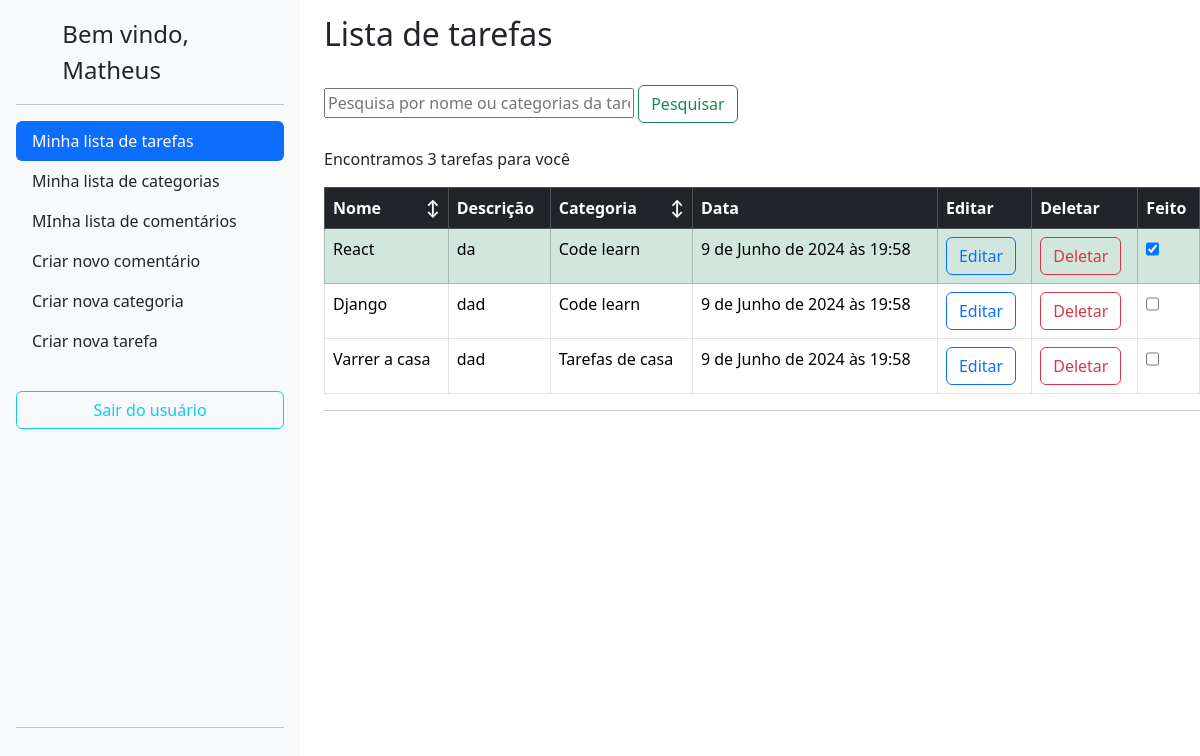
The app's page / (signed in) with its own data.
### lizetest/accounts/models.py (models this page shows, shortened)
class User(AbstractBaseUser, PermissionsMixin):
	username = models.CharField(
		_('username'),
		max_length=150,
		unique=True,
		help_text=('150 caracteres ou menos. Letras, números e @/./+/-/_ apenas.'),
		error_messages={
			'unique': _("A user with that username already exists."),
		},
		null=True,
		blank=True
	)
	name = models.CharField(_('name'), max_length=100, blank=True)
	email = models.EmailField(_('email address'), unique=True)
	is_staff = models.BooleanField(
		_('staff status'),
		default=False,
		help_text=_('Designates whether the user can log into this admin site.'),
	)
	is_active = models.BooleanField(
		_('active'),
		default=True,
		help_text=_(
			'Designates whether this user should be treated as active. '
			'Unselect this instead of deleting accounts.'
		),
	)
	filtro = models.CharField(max_length=50,default='created_at')
	objects = UserManager()
	EMAIL_FIELD = 'email'
	USERNAME_FIELD = 'username'
	REQUIRED_FIELDS = ['email']
	class Meta:
		verbose_name = 'usuário'
		verbose_name_plural = 'usuários'

### lizetest/todo/models.py (models this page shows, shortened)
class Task(BaseModel):
    title = models.CharField(max_length=255)
    description = models.TextField()
    category = models.ForeignKey(Category, on_delete=models.CASCADE)
    completion_date = models.DateTimeField(null=True, blank=True)
    completed = models.BooleanField(default=False)
    author = models.ForeignKey(User,on_delete=models.CASCADE,blank=True)

### lizetest/category/models.py (models this page shows)
class Category(BaseModel):
    name = models.CharField(max_length=255)
    author = models.ForeignKey(User,on_delete=models.CASCADE,blank=True)
    def __str__(self):
        return self.name

### lizetest/todo/views.py (the view)
# urls.py: path('', TaskListView.as_view(), name='task_list'),
class TaskListView(ListView,BaseViews):
    model = Task
    template_name = 'task_list.html'
    context_object_name = 'tasks'
    def get_queryset(self):
        queryset = Task.objects.filter(author=self.request.user)
        query = self.request.GET.get('query_task')
        if query:
            queryset = queryset.filter(
                Q(title__icontains=query) |
                Q(category__name__icontains=query)
            )
        return queryset
    def get_context_data(self, **kwargs):
        context = super().get_context_data(**kwargs)
        context['number_tasks'] = self.get_queryset().count()
        context['user'] = self.request.user.username
        query = self.request.GET.get('query_task')
        if query:
            context['teste'] = Task.objects.filter(author=self.request.user.id).filter(
                Q(title__icontains=query) |
                Q(category__name__icontains=query)
            )
            return context
        if self.request.user.filtro == "created_at":
            context['teste'] = Task.objects.filter(author=self.request.user.id).all().order_by('-created_at')
            return context
        else:
            context['teste'] = Task.objects.filter(author=self.request.user.id).all().order_by(self.request.user.filtro)
            return context

### lizetest/core/models.py (called while the page is built)
    def dispatch(self, request, *args, **kwargs):
        if not request.user.is_authenticated:
            return redirect('accounts:login')
        return super().dispatch(request, *args, **kwargs)

### lizetest/todo/templates/task_list.html (shortened to what this page needs)
{% extends 'base.html' %}
  {% block content %}
  <div class="row">
    <div class="col-auto">
      {% include 'sidebar.html' %}
    </div>
    <div class="col">
      <h2 style="padding-top: 15px;">Lista de tarefas</h2><br>
      <form method="GET" action="{% url 'todo:task_list' %}">
        <input type="text" name="query_task" placeholder="Pesquisa por nome ou categorias da tarefa"
          style="width: 100%;max-width: 310px;">
        <button type="submit" class="btn btn-outline-success">Pesquisar</button>
      </form><br>
      <p>Encontramos {{number_tasks}} tarefas para você</p>
      <table class="table table-bordered">
        <thead>
          <tr class="table-dark">
            <th onclick="alterfilter(this)" class="filter-header" data-field="title" scope="col">Nome<span style="float: right;">↕</span>
            </th>
            <th scope="col">Descrição</th>
            <th scope="col" onclick="alterfilter(this)" class="filter-header" data-field="category">Categoria<span style="float: right;">↕</span></th>
            <th scope="col">Data</th>
            <th scope="col">Editar</th>
            <th scope="col">Deletar</th>
            <th scope="col">Feito</th>
          </tr>
        </thead>
        <tbody>
          {% for task in teste %}
          <tr class="{% if task.completed %}table-success{% endif %}">
            <td> {{task.title}}</td>
            <td>{{task.description}}</td>
            <td>{{task.category}}</td>
            <td>{{task.created_at}}</td>
            <td>
              <a href="{% url 'todo:task_edit' pk=task.pk %}">
                <button type="button" class="btn btn-outline-primary btn-delete">Editar</button>
              </a>
            </td>
            <td>
              <a>
                <button type="button" class="btn btn-outline-danger btn-delete" data-task-id="{{ task.pk }}" data-task-name="{{task.title}}" is-completed="{% if task.completed %}true{% else %}false{% endif %}"
                >Deletar</button>
              </a>
            </td>
            <td>
              <input data-task-id="{{ task.pk }}" class="form-check" type="checkbox" id="flexSwitchCheckChecked"  {% if task.completed %}checked{% endif %}>
            </td>
          </tr>
          {% endfor %}
        </tbody>
      </table>
      <hr>
    </div>
  </div>
{% endblock %}

### lizetest/core/templates/sidebar.html (shortened to what this page needs)
<div class="d-flex flex-column flex-shrink-0 p-3 bg-light" style="width:300px; height: 95vh;">
    <a href="/" class="d-flex align-items-center mb-3 mb-md-0 me-md-auto link-dark text-decoration-none">
        <svg class="bi me-2" width="40" height="32">
            <use xlink:href="#bootstrap" />
        </svg>
        <span class="fs-4">Bem vindo, {{user}}</span>
    </a>
    <hr>
    <ul class="nav nav-pills flex-column mb-auto">
        <li class="nav-item">
            <a href="{% url 'todo:task_list' %}"
                class="nav-link {% if request.resolver_match.url_name == 'task_list' %}active{% else %}link-dark{% endif %}"
                aria-current="page">
                Minha lista de tarefas
            </a>
        </li>
        <li>
            <a href="{% url 'category:category_list' %}"
                class="nav-link {% if request.resolver_match.url_name == 'category_list' %}active{% else %}link-dark{% endif %}">
                Minha lista de categorias
            </a>
        </li>
        <li>
            <a href="{% url 'comments:comments_list' %}"
                class="nav-link {% if request.resolver_match.url_name == 'comments_list' %}active{% else %}link-dark{% endif %}">
                MInha lista de comentários
            </a>
        </li>
        <li>
            <a href="{% url 'comments:comments_create' %}" class="nav-link link-dark">
                Criar novo comentário
            </a>
        </li>
        <li>
            <a href="{% url 'category:category_create' %}" class="nav-link link-dark">
                Criar nova categoria
            </a>
        </li>
        <li style="padding-bottom: 30px;">
            <a href="{% url 'todo:task_create' %}" class="nav-link link-dark">
                Criar nova tarefa
            </a>
        </li>
        <button type="button" class="btn btn-outline-info" id="btn-signout"> Sair do usuário  </button>
    </ul>
    <hr>
</div>

### records on screen
User: username "Matheus"
Task: title "React", description "da", category "Code learn", created_at "9 de Junho de 2024 às 19:58", completed "☑"
Task: title "Django", description "dad", category "Code learn", created_at "9 de Junho de 2024 às 19:58"
Task: title "Varrer a casa", description "dad", category "Tarefas de casa", created_at "9 de Junho de 2024 às 19:58"

### other values on screen
{{ number_tasks }} "3"
